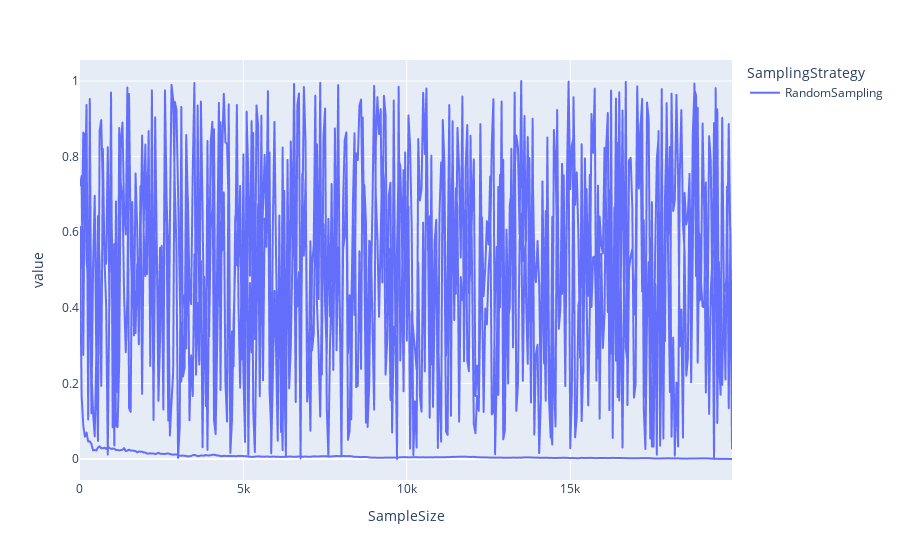

The code cell stored with this chart in its notebook:
### Code cell
evaluation.plot()

### Figure 1 — Plotly figure (JSON) as saved in the notebook; plotly's stock layout.template omitted (floating-point values rounded to 4 significant figures; data arrays with more than 128 entries replaced by an {"elided": "..."} marker saying what was removed)
{"data": [{"hovertemplate": "SamplingStrategy=RandomSampling<br>variable=amount<br>SampleSize=%{x}<br>value=%{y}<extra></extra>", "legendgroup": "RandomSampling", "line": {"color": "#636efa", "dash": "solid"}, "marker": {"symbol": "circle"}, "mode": "lines", "name": "RandomSampling", "showlegend": true, "type": "scattergl", "x": {"elided": "400 int values"}, "xaxis": "x", "y": {"elided": "400 float values"}, "yaxis": "y"}, {"hovertemplate": "SamplingStrategy=RandomSampling<br>variable=category<br>SampleSize=%{x}<br>value=%{y}<extra></extra>", "legendgroup": "RandomSampling", "line": {"color": "#636efa", "dash": "solid"}, "marker": {"symbol": "circle"}, "mode": "lines", "name": "RandomSampling", "showlegend": false, "type": "scattergl", "x": {"elided": "400 int values"}, "xaxis": "x", "y": {"elided": "400 float values"}, "yaxis": "y"}, {"hovertemplate": "SamplingStrategy=RandomSampling<br>variable=datetime<br>SampleSize=%{x}<br>value=%{y}<extra></extra>", "legendgroup": "RandomSampling", "line": {"color": "#636efa", "dash": "solid"}, "marker": {"symbol": "circle"}, "mode": "lines", "name": "RandomSampling", "showlegend": false, "type": "scattergl", "x": {"elided": "400 int values"}, "xaxis": "x", "y": {"elided": "400 float values"}, "yaxis": "y"}], "layout": {"legend": {"title": {"text": "SamplingStrategy"}, "tracegroupgap": 0}, "margin": {"t": 60}, "xaxis": {"anchor": "y", "domain": [0, 1], "title": {"text": "SampleSize"}}, "yaxis": {"anchor": "x", "domain": [0, 1], "title": {"text": "value"}}}}
